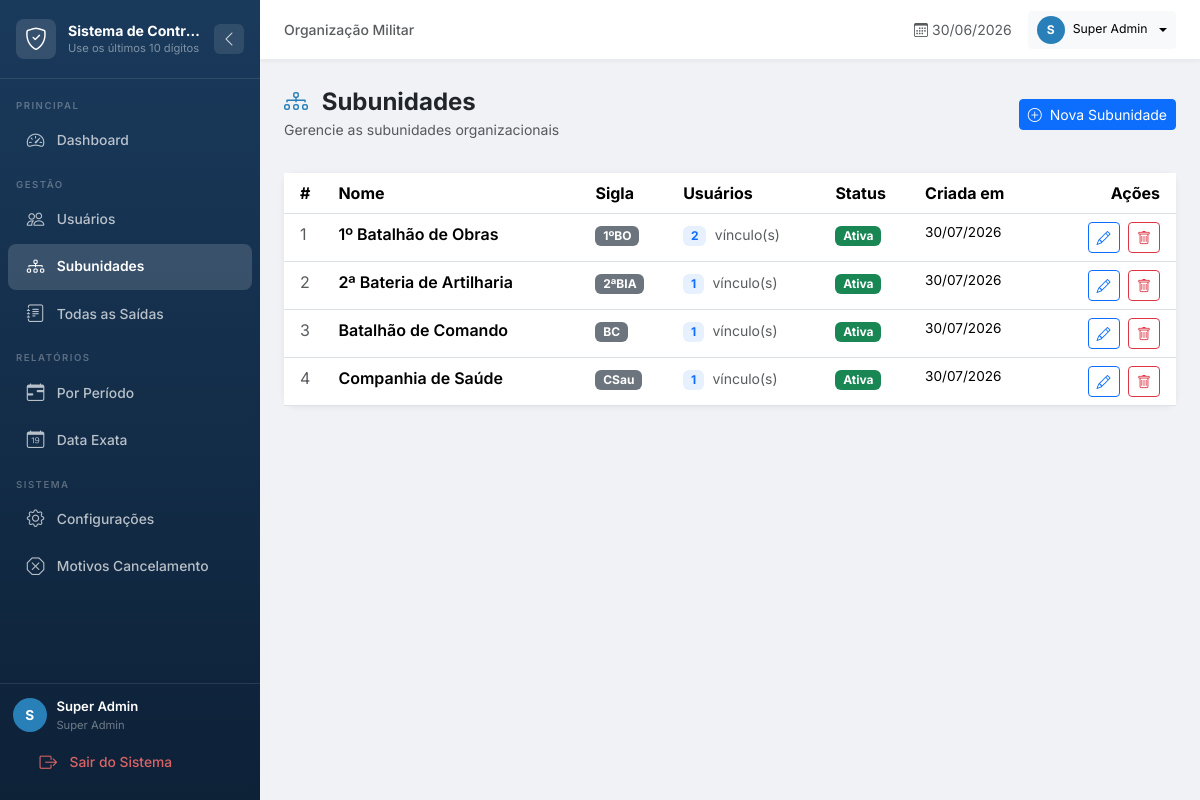
The app's page /admin/subunidades (signed in) with its own data.
### app/models/__init__.py (models this page shows, shortened)
class ConfigSistema(db.Model):
    __tablename__ = "config_sistema"
    id        = db.Column(db.Integer, primary_key=True)
    chave     = db.Column(db.String(100), unique=True, nullable=False)
    valor     = db.Column(db.Text, nullable=True)
    descricao = db.Column(db.String(255), nullable=True)
    tipo      = db.Column(db.String(20), default="texto")

class Usuario(UserMixin, db.Model):
    __tablename__ = "usuarios"
    id            = db.Column(db.Integer, primary_key=True)
    cpf           = db.Column(db.String(14), unique=True, nullable=False, index=True)
    nome          = db.Column(db.String(100), nullable=False)
    senha_hash    = db.Column(db.String(255), nullable=False)
    tipo          = db.Column(
        db.Enum(*TipoUsuario.TODOS, name="tipo_usuario"),
        nullable=False,
        default=TipoUsuario.USUARIO,
    )
    ativo         = db.Column(db.Boolean, default=True, nullable=False)
    data_criacao  = db.Column(db.DateTime, default=datetime.utcnow, nullable=False)
    foto          = db.Column(db.String(255), nullable=True)
    subunidade_id = db.Column(
        db.Integer,
        db.ForeignKey("subunidades.id", ondelete="SET NULL"),
        nullable=True,
        index=True,
    )
    telefone      = db.Column(db.String(20), nullable=True)
    email         = db.Column(db.String(120), nullable=True)
    registros = db.relationship(
        "Registro",
        backref="usuario",
        lazy="dynamic",
        foreign_keys="Registro.cpf_usuario",
        primaryjoin="Usuario.cpf == Registro.cpf_usuario",
        cascade="all, delete-orphan",
    )
    @property
    def is_admin(self) -> bool:
        return self.tipo == TipoUsuario.ADMIN

class Subunidade(db.Model):
    __tablename__ = "subunidades"
    id           = db.Column(db.Integer, primary_key=True)
    nome         = db.Column(db.String(100), unique=True, nullable=False)
    sigla        = db.Column(db.String(20), nullable=True)
    ativa        = db.Column(db.Boolean, default=True, nullable=False)
    data_criacao = db.Column(db.DateTime, default=datetime.utcnow, nullable=False)
    usuarios = db.relationship("Usuario", backref="subunidade", lazy="select")
    @property
    def total_usuarios(self) -> int:
        return len(self.usuarios)

### app/routes/admin.py (the view)
@admin_bp.route("/subunidades")
@login_required
@admin_required
def listar_subunidades():
    subunidades = Subunidade.query.order_by(Subunidade.nome).all()
    return render_template("admin/subunidades.html", subunidades=subunidades)

### app/context_processors.py (called while the page is built)
def register_context_processors(app) -> None:
    @app.context_processor
    def inject_globals() -> dict:
        try:
            configs = {c.chave: c.valor for c in ConfigSistema.query.all()}
        except Exception:
            configs = {}
        return {
            "config_sistema": configs,
            "now": datetime.now(),
        }

### app/models/__init__.py (called while the page is built)
@login_manager.user_loader
def load_user(user_id: str) -> "Usuario | None":
    try:
        return db.session.get(Usuario, int(user_id))
    except (ValueError, TypeError):
        return None

### app/routes/admin.py (called while the page is built)
def admin_required(f):
    @wraps(f)
    def decorated(*args, **kwargs):
        if not current_user.is_authenticated or not current_user.is_admin:
            flash("Acesso restrito ao administrador.", "danger")
            return redirect(url_for("auth.login"))
        return f(*args, **kwargs)
    return decorated

### app/templates/admin/subunidades.html (shortened to what this page needs)
{% extends 'base.html' %}
{% block content %}
<div class="page-header d-flex align-items-center justify-content-between flex-wrap gap-2 mb-4">
    <div>
        <h4 class="mb-0 fw-bold">
            <i class="bi bi-diagram-3 me-2" style="color:var(--cor-secundaria);"></i>
            Subunidades
        </h4>
        <small class="text-muted">Gerencie as subunidades organizacionais</small>
    </div>
    <a href="{{ url_for('admin.nova_subunidade') }}" class="btn btn-primary btn-sm">
        <i class="bi bi-plus-circle me-1"></i> Nova Subunidade
    </a>
</div>
<div class="card">
    <div class="card-body p-0">
        <div class="table-responsive">
            <table class="table table-hover mb-0">
                <thead>
                    <tr>
                        <th class="ps-3">#</th>
                        <th>Nome</th>
                        <th>Sigla</th>
                        <th>Usuários</th>
                        <th>Status</th>
                        <th>Criada em</th>
                        <th class="text-end pe-3">Ações</th>
                    </tr>
                </thead>
                <tbody>
                    {% for sub in subunidades %}
                    <tr>
                        <td class="ps-3 text-muted">{{ sub.id }}</td>
                        <td class="fw-semibold">{{ sub.nome }}</td>
                        <td>
                            {% if sub.sigla %}
                            <span class="badge bg-secondary">{{ sub.sigla }}</span>
                            {% else %}—{% endif %}
                        </td>
                        <td>
                            {% set qtd = sub.total_usuarios %}
                            <span class="badge bg-primary bg-opacity-10 text-primary">
                                {{ qtd }}
                            </span>
                            {% if qtd > 0 %}
                            <small class="text-muted ms-1">vínculo(s)</small>
                            {% endif %}
                        </td>
                        <td>
                            {% if sub.ativa %}
                            <span class="badge bg-success">Ativa</span>
                            {% else %}
                            <span class="badge bg-secondary">Inativa</span>
                            {% endif %}
                        </td>
                        <td style="font-size:0.85rem;">{{ sub.data_criacao.strftime('%d/%m/%Y') }}</td>
                        <td class="text-end pe-3">
                            <a href="{{ url_for('admin.editar_subunidade', id=sub.id) }}"
                               class="btn btn-sm btn-outline-primary me-1"
                               title="Editar">
                                <i class="bi bi-pencil"></i>
                            </a>
                            {% set qtd = sub.total_usuarios %}
                            <button type="button"
                                    class="btn btn-sm btn-outline-danger"
                                    title="Excluir subunidade"
                                    onclick="confirmarExclusao(
                                        '{{ url_for('admin.excluir_subunidade', id=sub.id) }}',
                                        '{{ sub.nome | e }}',
                                        {{ qtd }}
                                    )">
                                <i class="bi bi-trash"></i>
                            </button>
                        </td>
                    </tr>
                    {% endfor %}
                </tbody>
            </table>
        </div>
    </div>
</div>
{% endblock %}

### app/templates/base.html (shortened to what this page needs)
<!DOCTYPE html>
<html lang="pt-br">
<head>
    <link href="https://cdn.jsdelivr.net/npm/bootstrap@5.3.2/dist/css/bootstrap.min.css" rel="stylesheet">
    <link href="https://cdn.jsdelivr.net/npm/bootstrap-icons@1.11.3/font/bootstrap-icons.min.css" rel="stylesheet">
</head>
<body>
<nav id="sidebar" aria-label="Menu lateral">
    <div class="sidebar-brand">
        {% if config_sistema.get('logo') %}
            <img src="{{ url_for('static', filename='uploads/' + config_sistema.get('logo')) }}" alt="Logo">
        {% else %}
            <div class="brand-icon d-flex align-items-center justify-content-center">
                <i class="bi bi-shield-check" style="color:#fff;font-size:1.4rem;"></i>
            </div>
        {% endif %}
        <div class="brand-text">
            <div class="brand-name">{{ config_sistema.get('nome_sistema', 'Controle de Saídas') }}</div>
            <div class="brand-sub">{{ config_sistema.get('subtitulo', 'Sistema de Gestão') }}</div>
        </div>
        <button class="sidebar-toggle d-none d-md-flex" id="sidebarToggle" onclick="toggleCollapse()" title="Recolher/expandir menu">
            <i class="bi bi-chevron-left" id="toggleIcon"></i>
        </button>
    </div>
    <div class="sidebar-nav">
        {% if current_user.is_admin %}
            <div class="nav-section">Principal</div>
            <a href="{{ url_for('admin.dashboard') }}" class="nav-link {% if request.endpoint == 'admin.dashboard' %}active{% endif %}" title="Dashboard">
                <i class="bi bi-speedometer2"></i><span class="link-text"> Dashboard</span>
            </a>
            <div class="nav-section">Gestão</div>
            <a href="{{ url_for('admin.listar_usuarios') }}" class="nav-link {% if 'usuario' in request.endpoint %}active{% endif %}" title="Usuários">
                <i class="bi bi-people"></i><span class="link-text"> Usuários</span>
            </a>
            <a href="{{ url_for('admin.listar_subunidades') }}" class="nav-link {% if 'subunidade' in request.endpoint %}active{% endif %}" title="Subunidades">
                <i class="bi bi-diagram-3"></i><span class="link-text"> Subunidades</span>
            </a>
            <a href="{{ url_for('admin.listar_saidas') }}" class="nav-link {% if 'saidas' in request.endpoint %}active{% endif %}" title="Saídas">
                <i class="bi bi-journal-text"></i><span class="link-text"> Todas as Saídas</span>
            </a>
            <div class="nav-section">Relatórios</div>
            <a href="{{ url_for('reports.por_periodo') }}" class="nav-link {% if 'periodo' in request.endpoint %}active{% endif %}" title="Por Período">
                <i class="bi bi-calendar-range"></i><span class="link-text"> Por Período</span>
            </a>
            <a href="{{ url_for('reports.data_exata') }}" class="nav-link {% if 'exata' in request.endpoint %}active{% endif %}" title="Data Exata">
                <i class="bi bi-calendar-date"></i><span class="link-text"> Data Exata</span>
            </a>
            <div class="nav-section">Sistema</div>
            <a href="{{ url_for('admin.configuracoes') }}" class="nav-link {% if 'configuracoes' in request.endpoint %}active{% endif %}" title="Configurações">
                <i class="bi bi-gear"></i><span class="link-text"> Configurações</span>
            </a>
            <a href="{{ url_for('admin.listar_motivos') }}" class="nav-link {% if 'motivo' in request.endpoint %}active{% endif %}" title="Motivos de Cancelamento">
                <i class="bi bi-x-octagon"></i><span class="link-text"> Motivos Cancelamento</span>
            </a>
        {% endif %}
    </div>
    <div class="sidebar-footer">
        <div class="footer-user">
            {% if current_user.foto %}
                <img src="{{ url_for('static', filename='uploads/' + current_user.foto) }}" class="user-avatar" alt="">
            {% else %}
                <div class="user-avatar-placeholder">{{ current_user.nome[0].upper() }}</div>
            {% endif %}
            <div class="footer-user-info">
                <div style="color:#fff;font-size:0.82rem;font-weight:600;white-space:nowrap;overflow:hidden;text-overflow:ellipsis;">{{ current_user.nome }}</div>
                <div style="color:rgba(255,255,255,0.4);font-size:0.7rem;">{{ 'Super Admin' if current_user.is_admin else 'Usuário' }}</div>
            </div>
        </div>
        <a href="{{ url_for('auth.logout') }}" class="nav-link" style="color:rgba(255,110,110,0.85);" title="Sair">
            <i class="bi bi-box-arrow-right"></i><span class="link-text"> Sair do Sistema</span>
        </a>
    </div>
</nav>
<div id="main-content">
    <div class="topbar gap-2">
        <span class="text-muted small fw-medium d-none d-md-block">
            {{ config_sistema.get('organizacao', 'Organização OM') }}
        </span>
        <div class="ms-auto d-flex align-items-center gap-3">
            <span class="text-muted small d-none d-sm-block">
                <i class="bi bi-calendar3 me-1"></i>{{ now.strftime('%d/%m/%Y') }}
            </span>
            <div class="dropdown">
                <button class="btn btn-sm btn-light dropdown-toggle d-flex align-items-center gap-2" data-bs-toggle="dropdown">
                    {% if current_user.foto %}
                        <img src="{{ url_for('static', filename='uploads/' + current_user.foto) }}" class="user-avatar" style="width:28px;height:28px;" alt="">
                    {% else %}
                        <div class="user-avatar-placeholder" style="width:28px;height:28px;font-size:0.75rem;">{{ current_user.nome[0].upper() }}</div>
                    {% endif %}
                    <span class="d-none d-sm-block small">{{ current_user.nome }}</span>
                </button>
            </div>
        </div>
    </div>
    <div class="container-fluid p-3 p-md-4">
        {% block content %}{% endblock %}
    </div>
</div>
</body>
</html>

### records on screen
ConfigSistema: get "Sistema de Contr…"
ConfigSistema: get "Use os últimos 10 dígitos…"
Usuario: nome "S", nome "Super Admin", tipo "Super Admin"
ConfigSistema: get "Organização Militar"
Subunidade: id "1", nome "1º Batalhão de Obras", sigla "1ºBO", qtd "2", ativa "Ativa", data_criacao "30/07/2026"
Subunidade: id "2", nome "2ª Bateria de Artilharia", sigla "2ªBIA", ativa "1", shows "Ativa", data_criacao "30/07/2026"
Subunidade: id "3", nome "Batalhão de Comando", sigla "BC", ativa "1", shows "Ativa", data_criacao "30/07/2026"
Subunidade: id "4", nome "Companhia de Saúde", sigla "CSau", ativa "1", shows "Ativa", data_criacao "30/07/2026"
